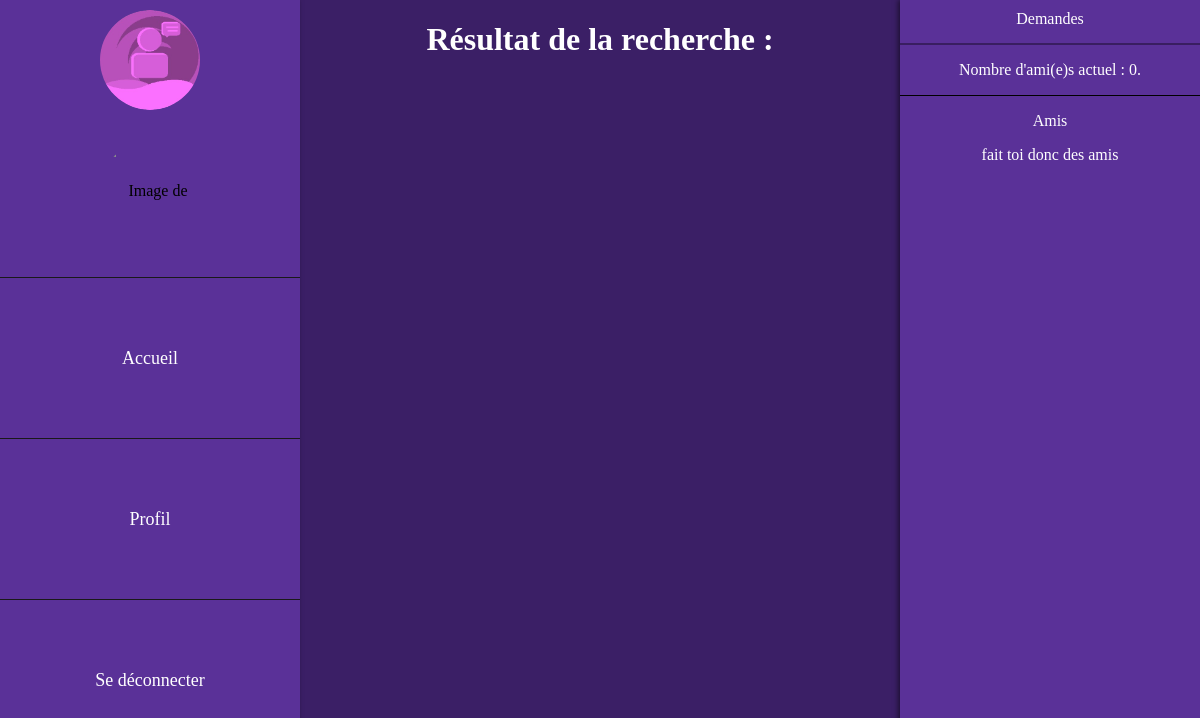
The page /php/recherche.php?pseudo=Louis on the database as committed earlier.
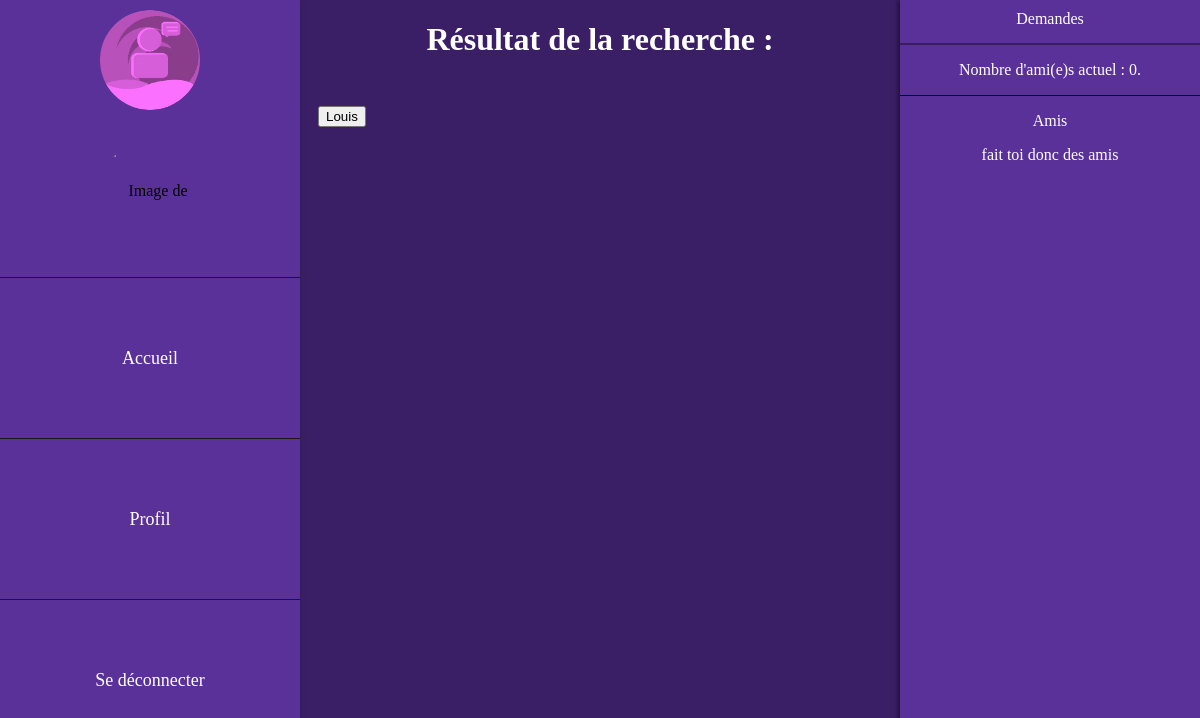
The same page on the database as committed later.
### tables this page shows
CREATE TABLE Utilisateurs  (
    id INTEGER PRIMARY KEY AUTOINCREMENT,
    nom TEXT,
    email TEXT UNIQUE,
    mdp TEXT,
    age INT,
    token TEXT,
    pp TEXT,
    bannier TEXT,
    bio TEXT,
    date_inscription DATE
);

### php/fonction.php (the view, shortened to what this page needs)
<?php
    function affiche_ami($pdo,$link_user,$link_talk){
        $stmt = $pdo->prepare('SELECT * FROM Amis WHERE utilisateur_id = :id');
        $stmt->bindParam(':id',$_SESSION['id']);
        $stmt->execute();
        $amis = $stmt->fetchALL();
        echo"<div class='amis'>";
        echo "<p class='nbamis'> Amis </p> ";
        if($amis){
          foreach($amis as $ami){
            $nom = retNom($ami['ami_id'],$pdo);
            echo "<section class='ami'>";
            echo "<form action='" . htmlspecialchars($link_user) . "' method='post'>";
              echo "<input type='hidden' name='id' value='" . htmlspecialchars($ami['ami_id']) . "'>";
              echo "<button type='submit' name='nom' value='" . htmlspecialchars($nom) . "'>" . htmlspecialchars($nom) . "</button><br>";
            echo "</form>";
            echo "<form action='" . htmlspecialchars($link_talk) . "' method='post'>";
              echo "<button type='submit' name='id' value='" . htmlspecialchars($ami['ami_id']) . "'> Discussion </button><br> ";
            echo "</form>";
            echo "</section>";
          }
        }else{
          echo"<p>fait toi donc des amis</p>";
        }
      echo"</div>";
    }
        echo "<input type='hidden' name='id' value='" . htmlspecialchars($publication['utilisateur_id']) . "'>"; ?>
          <?php echo "<button type='submit' name='nom' value='" . htmlspecialchars($nom) . "'>" . htmlspecialchars($nom) . "</button><br>";
function recherche_compte($pseudo,$pdo){
  $stmt = $pdo->prepare("SELECT id,nom,token FROM Utilisateurs WHERE nom = :pseudo");
  $stmt->bindparam(':pseudo',$pseudo);
  $stmt->execute();
  $existe = $stmt->fetchALL();
  if ($existe) {
      foreach ($existe as $utilisateur) {
        echo "<div class='profile'>";
          echo "<form action='profile_user.php' method='post'>";
          echo "<button type='submit' name='nom' value='" . htmlspecialchars($utilisateur['nom']) . "'>" . htmlspecialchars($utilisateur['nom']) . "</button><br>";
          echo "</form>";
        echo"</div>";
      }
  } else {
      echo "<p>Ce compte n'existe pas.</p>";
  }
}
?>

Rows that differ between the two databases and show on the page:
now on this page (row edited): utilisateurs: nom "Louis"
